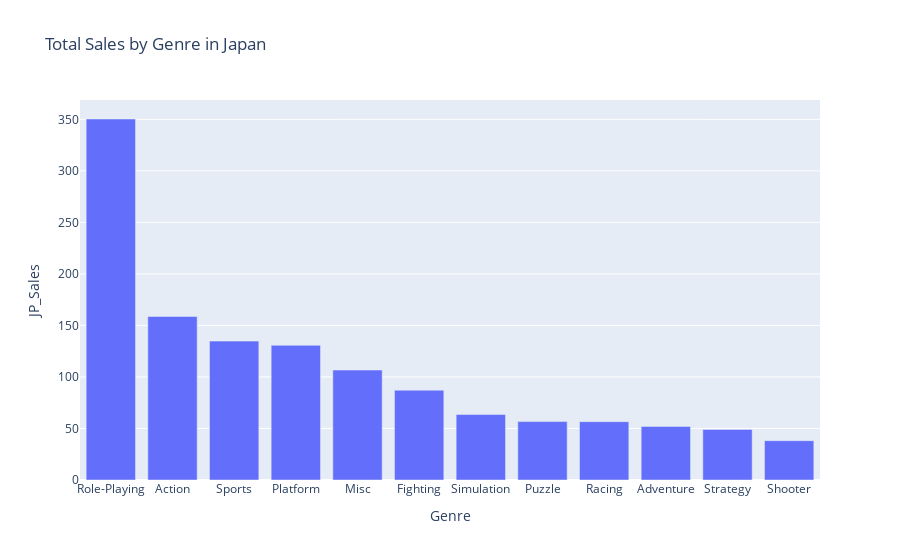

Notebook code for this chart:
### Code cell
# Create the bar chart
fig = px.bar(genre_sales, x='Genre', y='JP_Sales', title='Total Sales by Genre in Japan')

# Show the chart
fig.show()

### Figure 1 — Plotly figure (JSON) as saved in the notebook; plotly's stock layout.template omitted (floating-point values rounded to 4 significant figures)
{"data": [{"hovertemplate": "Genre=%{x}<br>JP_Sales=%{y}<extra></extra>", "legendgroup": "", "marker": {"color": "#636efa", "pattern": {"shape": ""}}, "name": "", "orientation": "v", "showlegend": false, "textposition": "auto", "type": "bar", "x": ["Role-Playing", "Action", "Sports", "Platform", "Misc", "Fighting", "Simulation", "Puzzle", "Racing", "Adventure", "Strategy", "Shooter"], "xaxis": "x", "y": [350.3, 158.7, 134.8, 130.7, 106.7, 87.15, 63.54, 56.68, 56.61, 51.99, 49.1, 38.18], "yaxis": "y"}], "layout": {"barmode": "relative", "legend": {"tracegroupgap": 0}, "title": {"text": "Total Sales by Genre in Japan"}, "xaxis": {"anchor": "y", "domain": [0, 1], "title": {"text": "Genre"}}, "yaxis": {"anchor": "x", "domain": [0, 1], "title": {"text": "JP_Sales"}}}}
